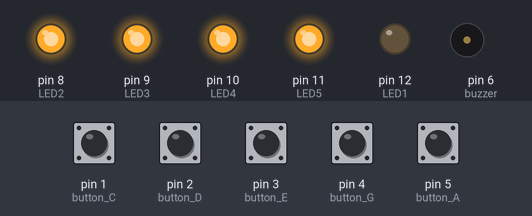
Bench run of a sketch on a simulated Arduino Uno, built with avr-gcc and run on an emulated ATmega328P. Parts: output pins drawn as LEDs (lit = HIGH), buzzer (waves = sounding). The inputs (shaded band) are chosen by the test bench; at power-on: pin 1 (button_C), pin 2 (button_D), pin 3 (button_E), pin 4 (button_G), pin 5 (button_A) LOW.

Above: at 1.2 s.
1.3 s: pin 1 (button_C) pulled HIGH for 0.15 s
At 1.37 s:
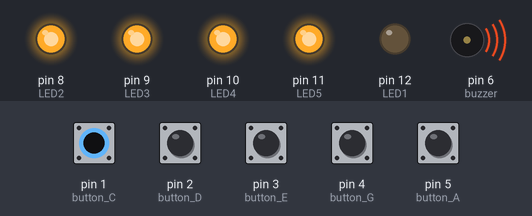
Timing chart, 0 to 4.3 s (numbered marks = the images above; inputs shaded):
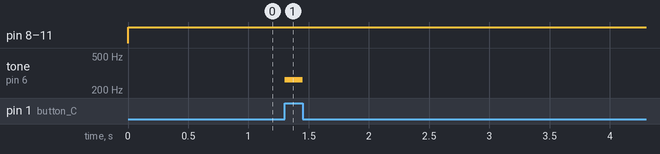

The sketch:

_24._Passive_Buzzer_Piano_LED_Potentiometer_Volume_Control.ino
```cpp
#define NOTE_C  262 //Hz
#define NOTE_D  294 //Hz
#define NOTE_E  330 //Hz
#define NOTE_G  392 //Hz
#define NOTE_A  440 //Hz

const int LED1 = 12;
const int LED2 = 8;
const int LED3 = 9;
const int LED4 = 10;
const int LED5 = 11;


const int button_C = 1;
const int button_D = 2;
const int button_E = 3;
const int button_G = 4;
const int button_A = 5;

const int buzzer = 6;

int value;

void setup()
{
  pinMode(LED1,OUTPUT);
  pinMode(LED2,OUTPUT);
  pinMode(LED3,OUTPUT);
  pinMode(LED4,OUTPUT);
  pinMode(LED5,OUTPUT);
  /*pinMode(button_C, INPUT);
  pinMode(button_D, INPUT);
  pinMode(button_E, INPUT);
  pinMode(button_G, INPUT);
  pinMode(button_A, INPUT);
  Serial.begin(9600);
  */
}

void loop()
{
  /*value = digitalRead(button_C);
  Serial.println(value);
  delay(250);

  if (value != 1)
  {
    tone(buzzer, NOTE_C, 100);
    digitalWrite(LED1, HIGH);
  }

    else
  {
    tone(buzzer, NOTE_D, 100);
    digitalWrite(LED2, HIGH);
  }*/
  while (digitalRead(button_C))
    tone(buzzer, NOTE_C);
    digitalWrite(LED2, HIGH);
  while (digitalRead(button_D))
    tone(buzzer, NOTE_D);
    digitalWrite(LED2, HIGH);
  while (digitalRead(button_E))
    tone(buzzer, NOTE_E);
    digitalWrite(LED3, HIGH);
  while (digitalRead(button_G))
    tone(buzzer, NOTE_G);
    digitalWrite(LED4, HIGH);
  while (digitalRead(button_A))
    tone(buzzer, NOTE_A);
    digitalWrite(LED5, HIGH);

  noTone(buzzer);
}
```

Measured:
- after the input at 1.3 s, tone on pin 6 (buzzer): silent → 262 Hz at once, → silent 0.15 s later
